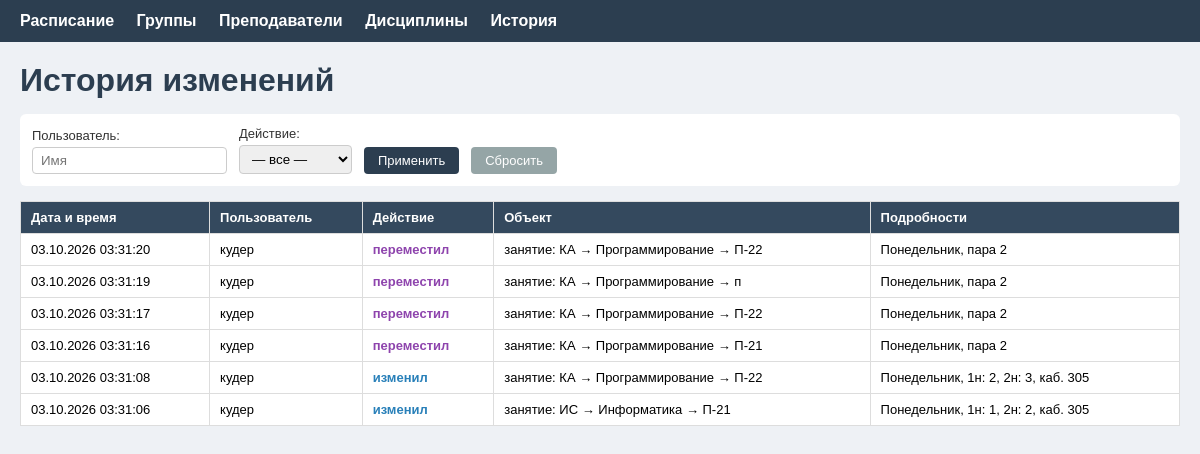
The app's page /history with its own data.
### app/models.py (models this page shows)
class ChangeLog(db.Model):
    __tablename__ = 'change_log'
    id = db.Column(db.Integer, primary_key=True)
    timestamp = db.Column(db.DateTime, default=db.func.now())
    user_name = db.Column(db.String(100), default='Гость')
    action = db.Column(db.String(50))
    entity = db.Column(db.String(200))
    details = db.Column(db.Text)

### app/schedule/routes.py (the view)
@schedule_bp.route('/history')
def history():
    logs = ChangeLog.query.order_by(ChangeLog.timestamp.desc()).all()
    user_filter = request.args.get('user', '').strip()
    action_filter = request.args.get('action', '').strip()
    if user_filter:
        logs = [l for l in logs if user_filter.lower() in (l.user_name or '').lower()]
    if action_filter:
        logs = [l for l in logs if action_filter.lower() in (l.action or '').lower()]
    return render_template('history.html', logs=logs, user_filter=user_filter, action_filter=action_filter)

### templates/history.html (shortened to what this page needs)
{% extends "base.html" %}
{% block content %}
<div class="schedule-header">
    <h1>История изменений</h1>
</div>
<form method="GET" action="{{ url_for('schedule.history') }}" class="history-filters">
    <label>Пользователь:
        <input type="text" name="user" value="{{ user_filter }}" placeholder="Имя">
    </label>
    <label>Действие:
        <select name="action">
            <option value="">— все —</option>
        </select>
    </label>
    <button type="submit">Применить</button>
    <a href="{{ url_for('schedule.history') }}" class="btn-reset">Сбросить</a>
</form>
<table class="history-table">
    <thead>
        <tr>
            <th>Дата и время</th>
            <th>Пользователь</th>
            <th>Действие</th>
            <th>Объект</th>
            <th>Подробности</th>
        </tr>
    </thead>
    <tbody>
        {% for log in logs %}
            <tr>
                <td>{{ log.timestamp.strftime('%d.%m.%Y %H:%M:%S') if log.timestamp else '—' }}</td>
                <td>{{ log.user_name or '—' }}</td>
                <td class="action-{{ log.action }}">{{ log.action or '—' }}</td>
                <td>{{ log.entity or '—' }}</td>
                <td>{{ log.details or '—' }}</td>
            </tr>
        {% else %}
            <tr>
                <td colspan="5" style="text-align:center; color:#999;">Пока нет записей</td>
            </tr>
        {% endfor %}
    </tbody>
</table>
{% endblock %}

### static/style.css (style rules this page uses)
body { font-family: Arial, sans-serif; margin: 0; background: #eef1f5; }
h1 { color: #2c3e50; margin: 0; }
table { border-collapse: collapse; width: 100%; background: #fff; margin-top: 15px; }
th, td { border: 1px solid #ddd; padding: 8px; text-align: left; }
th { background: #ecf0f1; }
button { cursor: pointer; }
.schedule-header { display: flex; justify-content: space-between; align-items: center; margin-bottom: 15px; }
.history-filters { background: #fff; padding: 12px; border-radius: 6px; margin-bottom: 15px; display: flex; gap: 12px; align-items: flex-end; flex-wrap: wrap; }
.history-filters label { display: flex; flex-direction: column; font-size: 13px; color: #333; gap: 4px; }
.history-filters input, .history-filters select { padding: 5px 8px; border: 1px solid #ccc; border-radius: 4px; }
.history-filters button, .btn-reset { padding: 6px 14px; background: #2c3e50; color: #fff; border: none; border-radius: 4px; text-decoration: none; cursor: pointer; font-size: 13px; }
.btn-reset { background: #95a5a6; }
.history-table { width: 100%; border-collapse: collapse; background: #fff; }
.history-table th, .history-table td { border: 1px solid #ddd; padding: 8px 10px; text-align: left; font-size: 13px; }
.history-table th { background: #34495e; color: #fff; }
.action-изменил { color: #2980b9; font-weight: bold; }
.action-переместил { color: #8e44ad; font-weight: bold; }

### records on screen
ChangeLog: timestamp "03.10.2026 03:31:20", user_name "кудер", action "переместил", entity "занятие: КА → Программирование → П-22", details "Понедельник, пара 2"
ChangeLog: timestamp "03.10.2026 03:31:19", user_name "кудер", action "переместил", entity "занятие: КА → Программирование → п", details "Понедельник, пара 2"
ChangeLog: timestamp "03.10.2026 03:31:17", user_name "кудер", action "переместил", entity "занятие: КА → Программирование → П-22", details "Понедельник, пара 2"
ChangeLog: timestamp "03.10.2026 03:31:16", user_name "кудер", action "переместил", entity "занятие: КА → Программирование → П-21", details "Понедельник, пара 2"
ChangeLog: timestamp "03.10.2026 03:31:08", user_name "кудер", action "изменил", entity "занятие: КА → Программирование → П-22", details "Понедельник, 1н: 2, 2н: 3, каб. 305"
ChangeLog: timestamp "03.10.2026 03:31:06", user_name "кудер", action "изменил", entity "занятие: ИС → Информатика → П-21", details "Понедельник, 1н: 1, 2н: 2, каб. 305"
